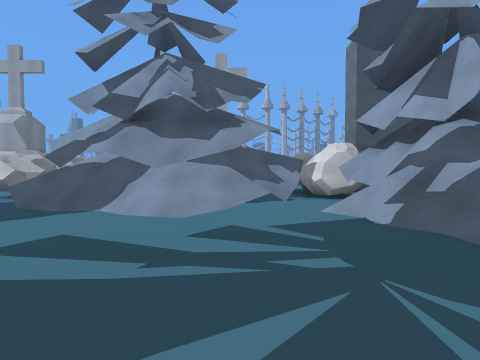
View 1 (above)

24 first-person views from a walk through a Unity game level. The camera is 1.5 m above the floor, tilts 2° down and sees 80° across. The floor is counted in squares, 2 m on a side. Each view is taken from the middle of a square. On the plan, view 1 faces up. The plan holds only what a view shows up to about 10 squares ahead; the rest is blank. The place goes on beyond the plan. The player is left out. Some animated figures are not drawn. Some surface patterns are stand-ins.

View 2
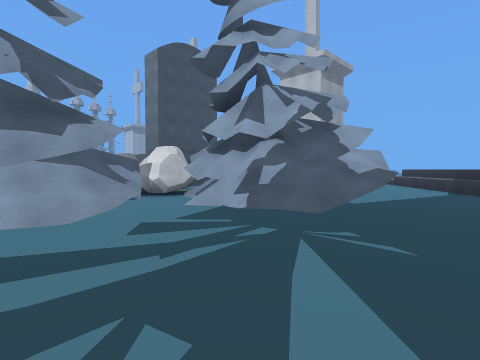

View 3
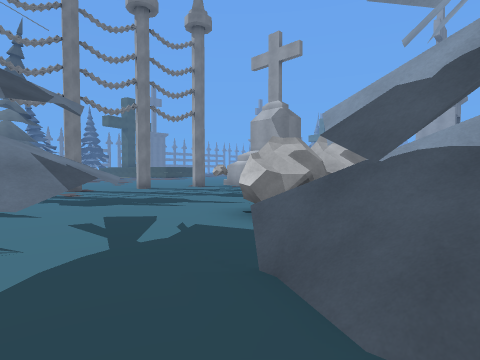

View 4
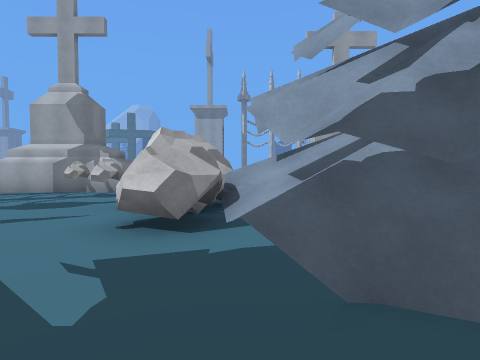

View 5
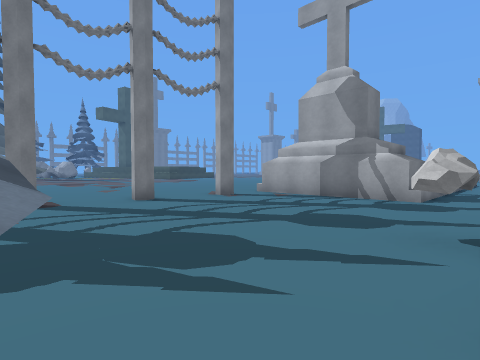

View 6
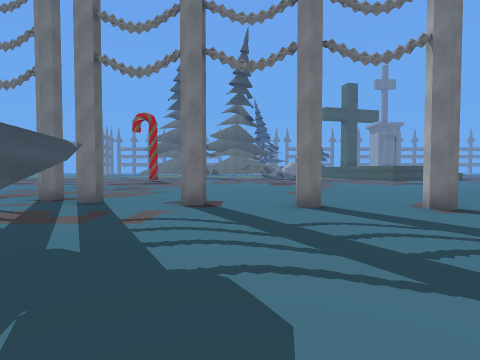

View 7
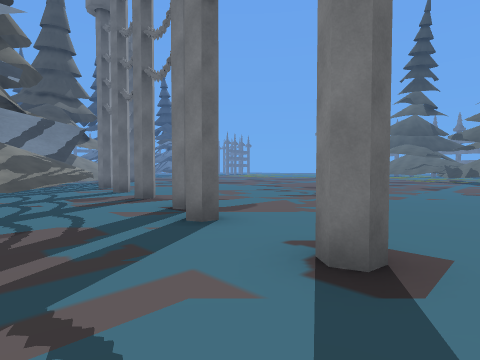

View 8
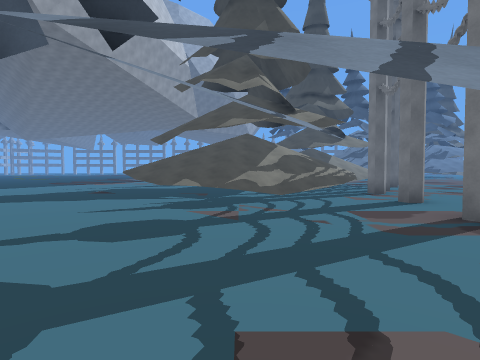

View 9
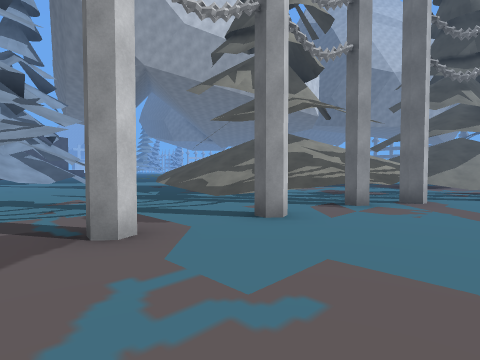

View 10
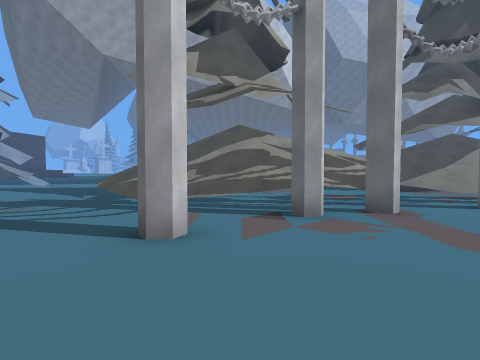

View 11
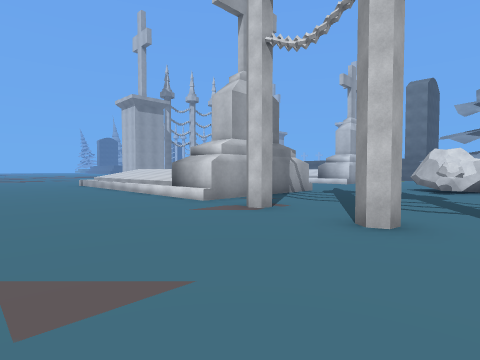

View 12
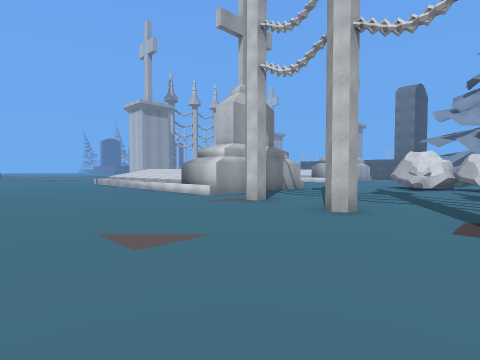

View 13
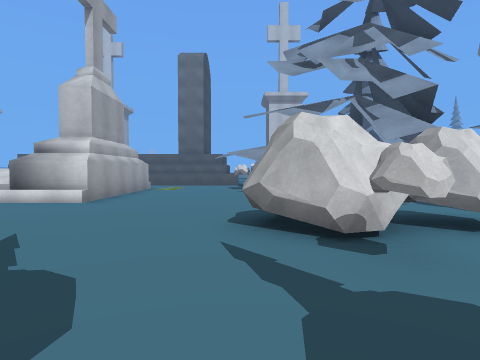

View 14
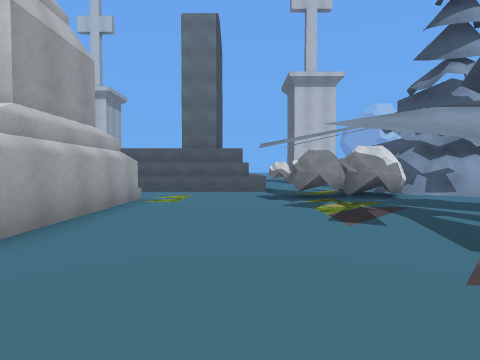

View 15
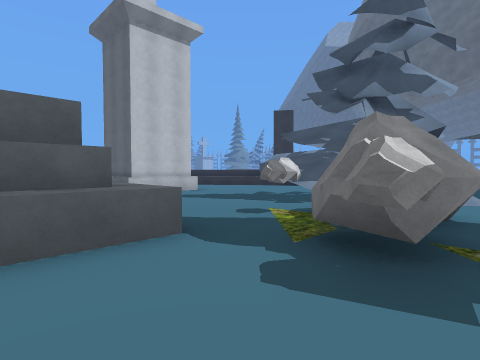

View 16
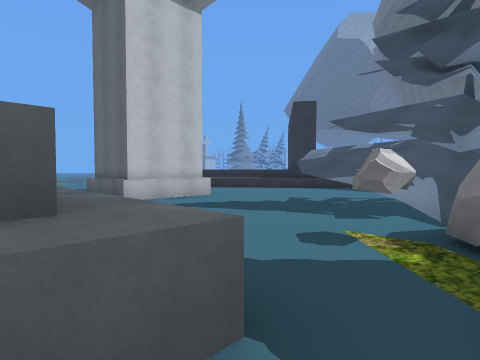

View 17
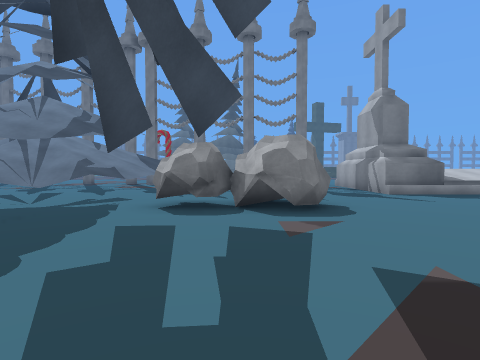

View 18
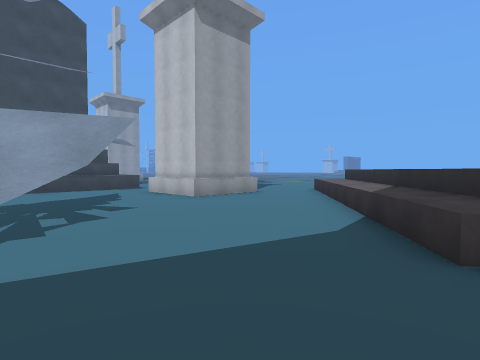

View 19
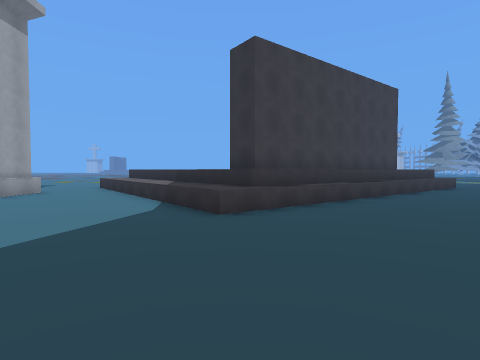

View 20
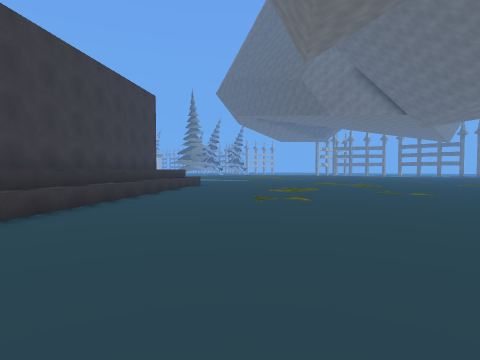

View 21
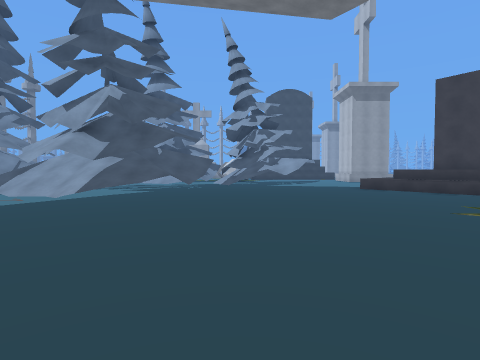

View 22
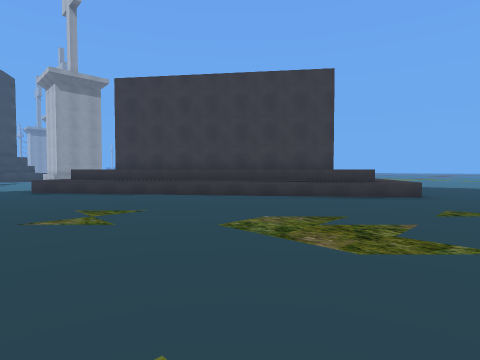

View 23
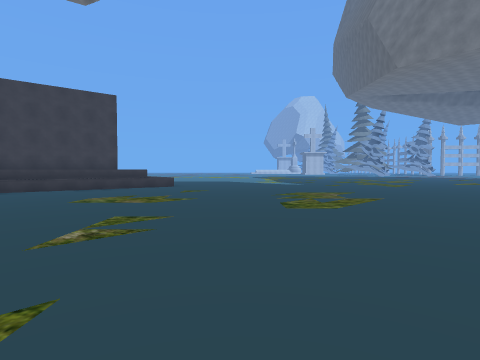

View 24
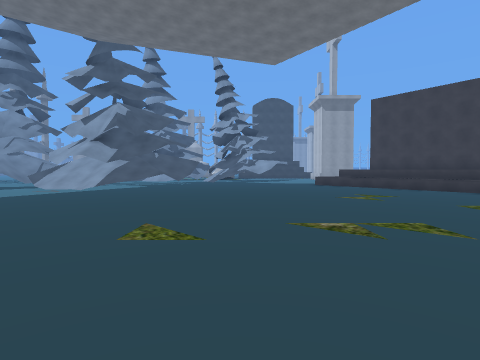

### Floor plan
Key: @ floor where view 1 was taken; # wall or solid block; x gap in a wall; . main floor; : floor 1.5 m higher than the main floor; + floor 1.75 m higher than the main floor; / step, stairs or slope; = window, fence, low wall or low ledge; ^ raised ledge; R rock.
Columns run from 19 left of view 1 to 12 right of it. Each row starts with its distance up from view 1.
 16  .....^  ^^.   .#      ^
 15  .....#   #.....#####..^
 14  .....#####............^
 13  ......................^#
 12 .....#.................^#
 11 .............R.......RR^^^^^
 10 ...........RRRR ....#RR......
  9 .....#......RR#......RRR.....###
  8 ............RR# .....RR......###
  7 .....#.......R##...+/R####...###
  6 .........##^..=^####/## ........
  5  ..... ....#^....///.##.........
  4 ....x.......#........##.........
  3 ....#........    .....#. .....^^
  2 ............     .....=##....^^^
  1 ...#.......      ...........^^#
  0 ...........      ..@. .....^###
 -1 ........       ....  .......^^#
 -2 ...#.......... /#    ........^^#
 -3 .....////=.....////=..........^^
 -4 ...#=//  : ...................^^
 -5 ..#= .      ...................^
 -6  ..#...         ................
 -7  .. ...          ...............
 -8 #.. ...           ..............
 -9  .. ..             .............
-10  ..                .............
-11  //                 ............
-12                      ...........
-13                       ..........
-14                        .........
-15                         ........
-16                          .......
-17                            .....
-18                             ....
-19                              ...

Positions as (right, up) in squares from view 1, and headings:
1: (0, 0), facing up
2: (-2, 0), facing up-right
3: (-3, 4), facing up-left
4: (-5, 4), facing up
5: (-7, 6), facing up-left
6: (-8, 8), facing left
7: (-12, 8), facing down-left
8: (-12, 5), facing down
9: (-19, 2), facing down-right
10: (-19, 0), facing down-right
11: (-18, 8), facing up-right
12: (-19, 7), facing up-right
13: (-10, 11), facing right
14: (-6, 12), facing right
15: (1, 13), facing down-right
16: (3, 12), facing down-right
17: (0, 9), facing left
18: (5, 0), facing up-right
19: (3, 0), facing right
20: (3, 0), facing down-right
21: (3, -11), facing up
22: (6, -11), facing up-right
23: (2, -12), facing right
24: (4, -14), facing up
